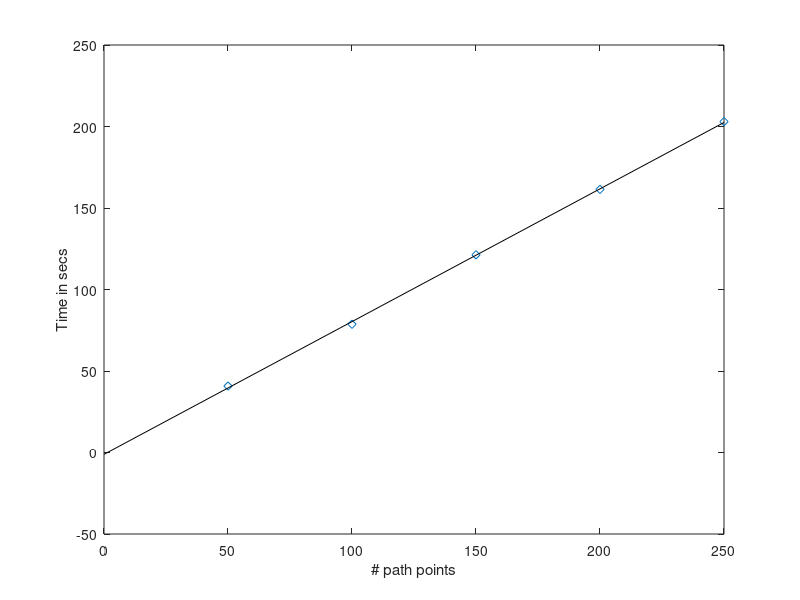
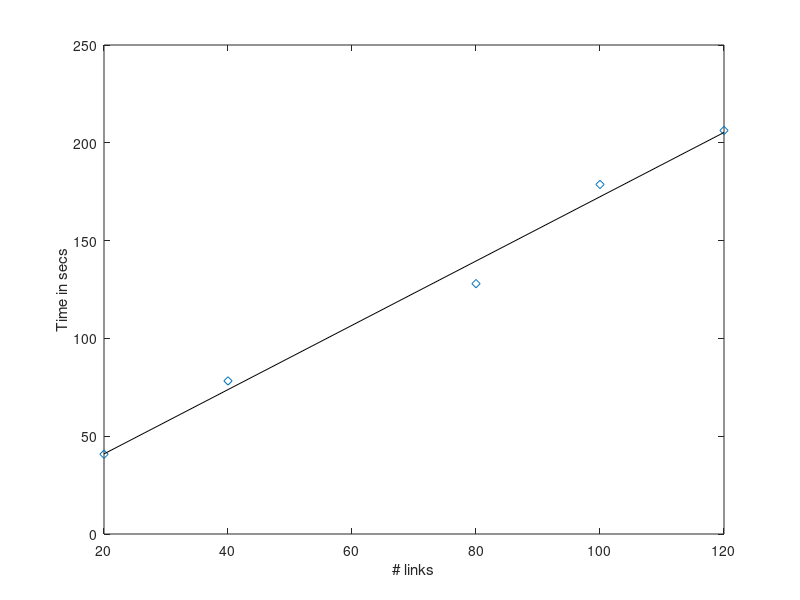
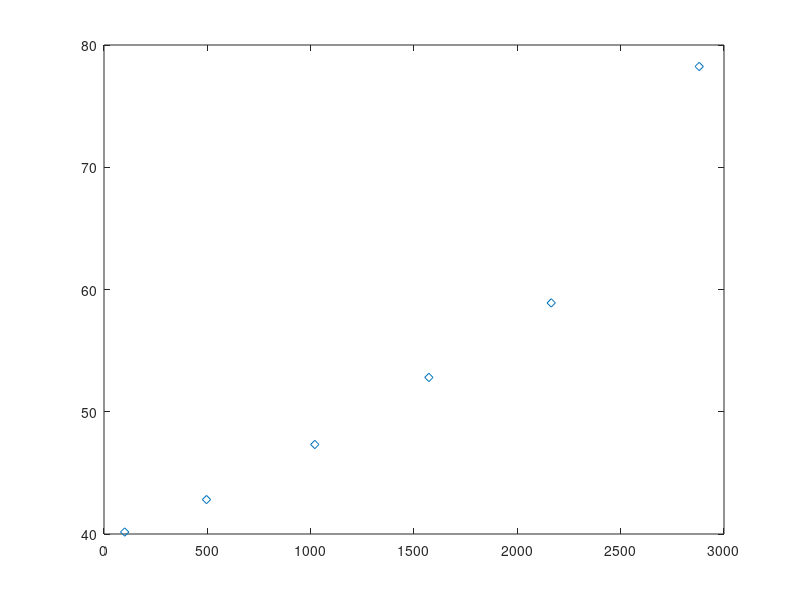

Here is the MATLAB script that generated these plots, in order: (Note: this script raises an error after producing the figures.)

figure(1)

m = [50 100 150 200 250];
time = [40.76 78.68 121.28 161.42 203];
plot(m,time,'d')
hold on
P = polyfit(m,time,1)
y = P(1)*[0 250]+P(2);
xlabel('# path points')
ylabel('Time in secs')
plot([0 250],y,'k')

figure(2)
m = [20 40 80 100 120];
time = [40.76 78.27 128.0 178.70 206.3];
plot(m,time,'d')
hold on
P = polyfit(m,time,1)
y = P(1)*[20 120]+P(2);
xlabel('# links')
ylabel('Time in secs')
plot([20 120],y,'k')

figure(3)
m = [100 496 1020 1572 2164 2880];
time = [ mean([38.83 40.25 41.40]) mean([40.95 42.95 44.55]) mean([44.50 49.15 46.82 47.60 48.54])  mean([53.26 51.19 53.6 53.18]) mean([59.08 58.42 59.21])  mean([71.54 77.98 80.97 82.48])];
plot(m,time,'d')
hold on



[xData, yData] = prepareCurveData( m, time );

% Set up fittype and options.
ft = fittype( 'power2' );
opts = fitoptions( 'Method', 'NonlinearLeastSquares' );
opts.Display = 'Off';
opts.StartPoint = [25.2025133047221 0.101378397883042 0.41977204965504];

% Fit model to data.
[fitresult, gof] = fit( xData, yData, ft, opts );

% Plot fit with data.

h = plot( fitresult, xData, yData );
legend( h, 'time vs. m', 'untitled fit 1', 'Location', 'NorthEast' );
% Label axes
xlabel('# faces')
ylabel('Time in secs')